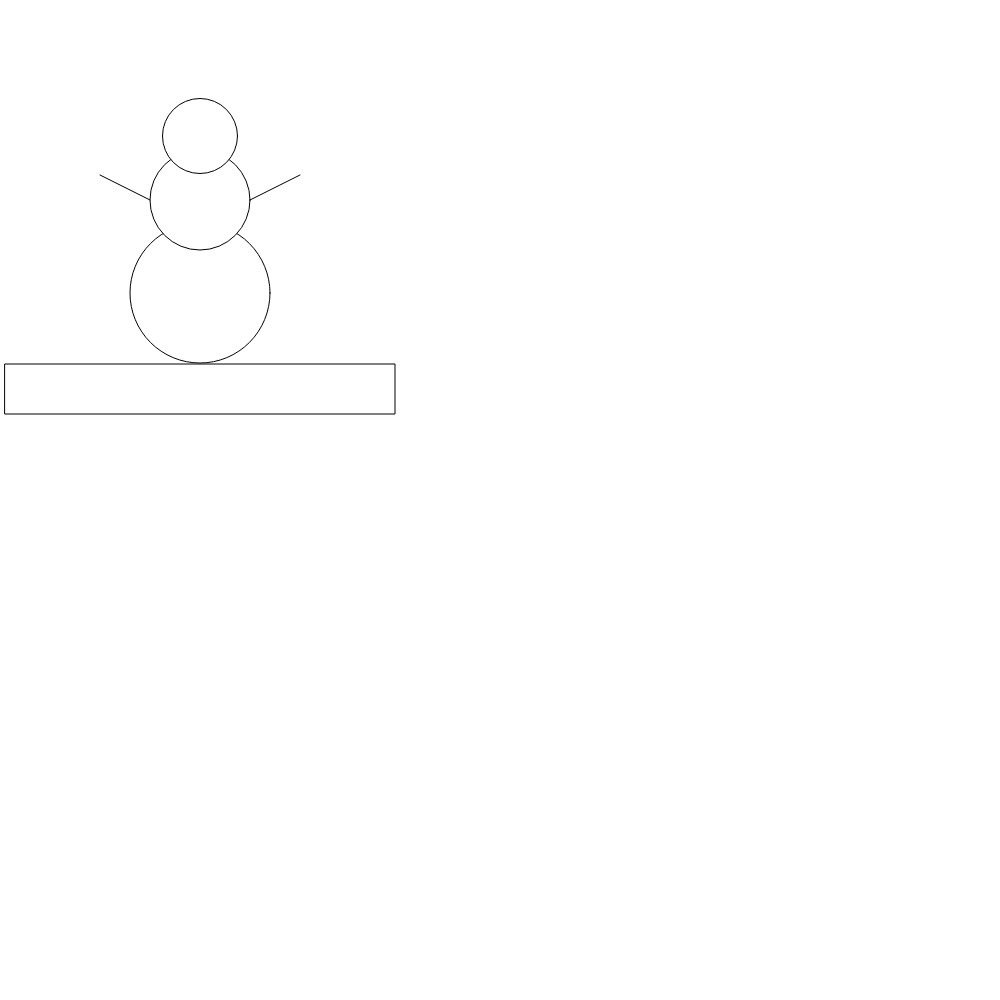
Frame 1 (no input)
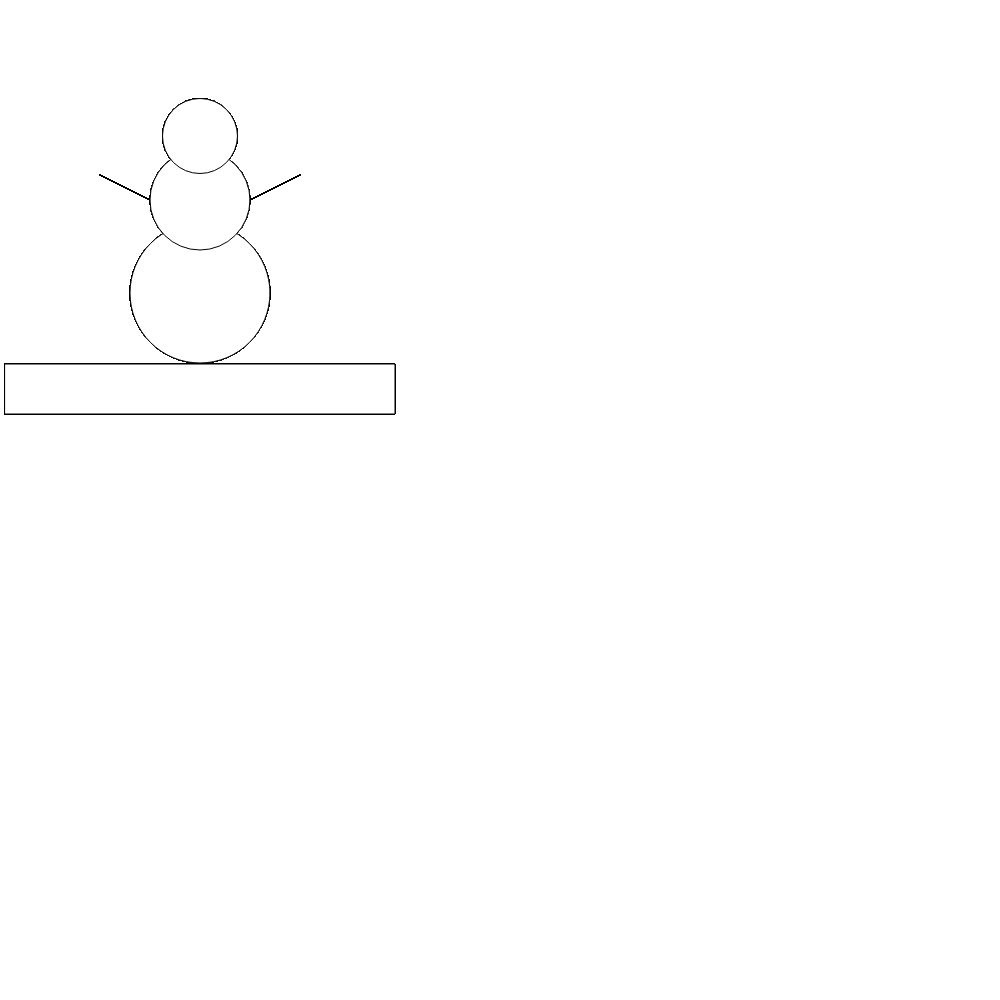
Frame 60 (no input)
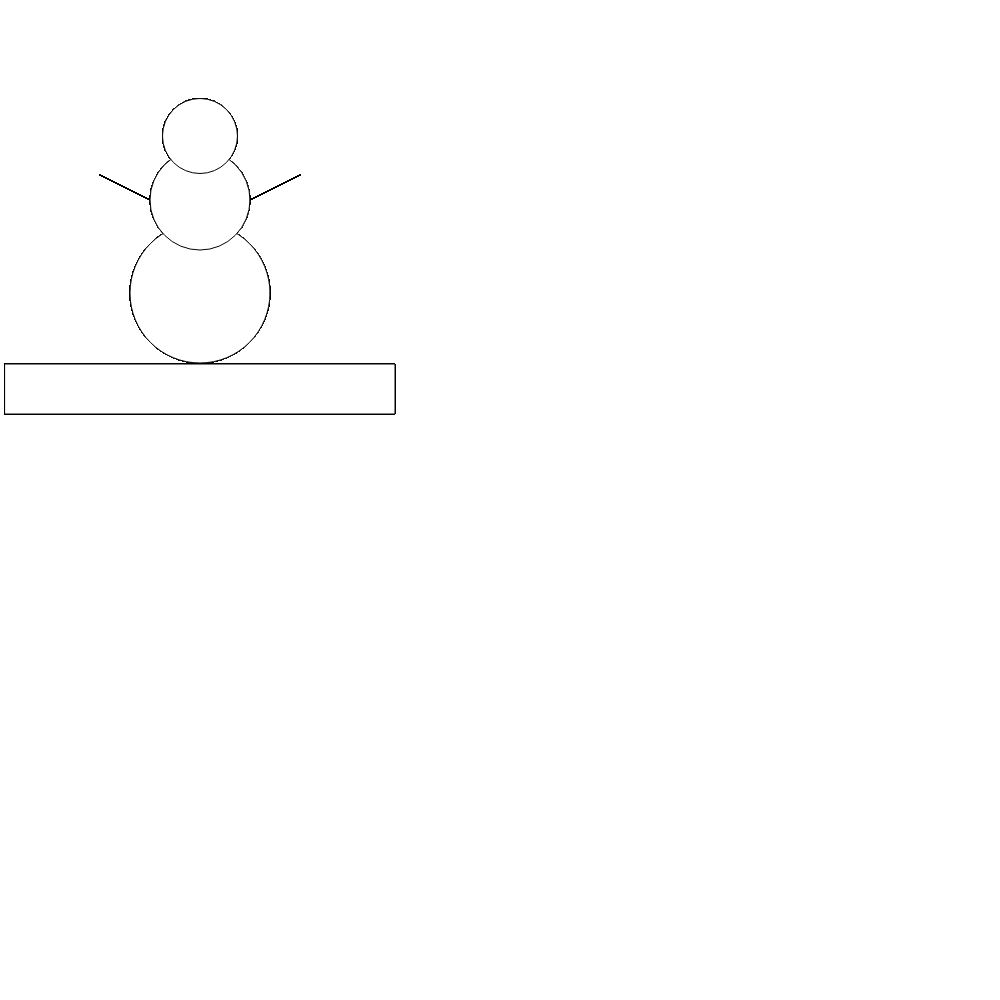
Frame 120 (the mouse pressed at the canvas centre since frame 60)

The p5.js sketch that drew these frames (run headless with seeded random() and noise() and a simulated clock; from frame 60 on, the mouse is pressed at the canvas centre):

// p5.js sketch
// ── sketch.js
function setup() {
  // put setup code here
  createCanvas(1000, 1000);
}

function draw() {
  // put drawing code here
  // base;
ellipse(200, 293, 140, 140);

// middle;
ellipse(200, 200, 100, 100);

// top;
ellipse(200, 136, 75, 75);

// ground;
rectMode(CENTER);
rect(200, 389, 390, 50);

// arms;
line(250, 200, 300, 175);
line(150, 200, 100, 175);
}
